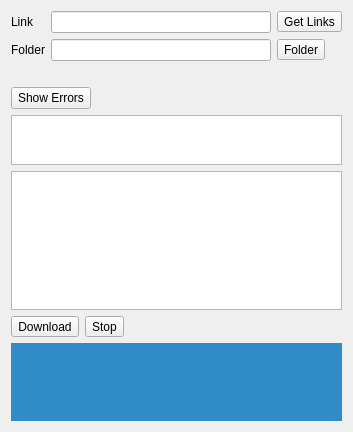
<?xml version="1.0" encoding="UTF-8"?>
<ui version="4.0">
 <class>Widget</class>
 <widget class="QWidget" name="Widget">
  <property name="geometry">
   <rect>
    <x>0</x>
    <y>0</y>
    <width>353</width>
    <height>432</height>
   </rect>
  </property>
  <property name="windowTitle">
   <string>Widget</string>
  </property>
  <layout class="QVBoxLayout" name="verticalLayout">
   <item>
    <layout class="QGridLayout" name="gridLayout">
     <item row="0" column="0">
      <widget class="QLabel" name="label">
       <property name="text">
        <string>Link</string>
       </property>
      </widget>
     </item>
     <item row="0" column="1">
      <widget class="QLineEdit" name="lineEditPath"/>
     </item>
     <item row="0" column="2">
      <widget class="QToolButton" name="toolButtonRefrech">
       <property name="text">
        <string>Get Links</string>
       </property>
      </widget>
     </item>
     <item row="1" column="0">
      <widget class="QLabel" name="label_3">
       <property name="text">
        <string>Folder</string>
       </property>
      </widget>
     </item>
     <item row="1" column="1">
      <widget class="QLineEdit" name="lineEditFder"/>
     </item>
     <item row="1" column="2">
      <widget class="QToolButton" name="toolButtonFolder">
       <property name="text">
        <string>Folder</string>
       </property>
      </widget>
     </item>
    </layout>
   </item>
   <item>
    <widget class="QLabel" name="labelInfo">
     <property name="sizePolicy">
      <sizepolicy hsizetype="Preferred" vsizetype="Fixed">
       <horstretch>0</horstretch>
       <verstretch>0</verstretch>
      </sizepolicy>
     </property>
     <property name="text">
      <string/>
     </property>
    </widget>
   </item>
   <item>
    <layout class="QHBoxLayout" name="horizontalLayout_2">
     <item>
      <widget class="QPushButton" name="pushButtonErr">
       <property name="text">
        <string>Show Errors</string>
       </property>
       <property name="checkable">
        <bool>true</bool>
       </property>
      </widget>
     </item>
     <item>
      <spacer name="horizontalSpacer">
       <property name="orientation">
        <enum>Qt::Horizontal</enum>
       </property>
       <property name="sizeHint" stdset="0">
        <size>
         <width>40</width>
         <height>20</height>
        </size>
       </property>
      </spacer>
     </item>
    </layout>
   </item>
   <item>
    <widget class="QTextEdit" name="textEditReadErr">
     <property name="sizePolicy">
      <sizepolicy hsizetype="Expanding" vsizetype="Fixed">
       <horstretch>0</horstretch>
       <verstretch>0</verstretch>
      </sizepolicy>
     </property>
     <property name="minimumSize">
      <size>
       <width>0</width>
       <height>50</height>
      </size>
     </property>
     <property name="maximumSize">
      <size>
       <width>16777215</width>
       <height>50</height>
      </size>
     </property>
    </widget>
   </item>
   <item>
    <widget class="QListWidget" name="listWidgetResult"/>
   </item>
   <item>
    <layout class="QHBoxLayout" name="horizontalLayout_3">
     <item>
      <widget class="QToolButton" name="toolButtonDownload">
       <property name="text">
        <string>Download</string>
       </property>
       <property name="toolButtonStyle">
        <enum>Qt::ToolButtonTextBesideIcon</enum>
       </property>
       <property name="arrowType">
        <enum>Qt::NoArrow</enum>
       </property>
      </widget>
     </item>
     <item>
      <widget class="QToolButton" name="toolButtonStop">
       <property name="text">
        <string>Stop</string>
       </property>
       <property name="toolButtonStyle">
        <enum>Qt::ToolButtonTextBesideIcon</enum>
       </property>
       <property name="arrowType">
        <enum>Qt::NoArrow</enum>
       </property>
      </widget>
     </item>
     <item>
      <spacer name="horizontalSpacer_2">
       <property name="orientation">
        <enum>Qt::Horizontal</enum>
       </property>
       <property name="sizeHint" stdset="0">
        <size>
         <width>326</width>
         <height>20</height>
        </size>
       </property>
      </spacer>
     </item>
    </layout>
   </item>
   <item>
    <widget class="QTextEdit" name="textEditDownload">
     <property name="maximumSize">
      <size>
       <width>16777215</width>
       <height>130</height>
      </size>
     </property>
     <property name="styleSheet">
      <string notr="true">background:palette(highlight);
color:palette(highlighted-text );</string>
     </property>
     <property name="frameShape">
      <enum>QFrame::NoFrame</enum>
     </property>
     <property name="textInteractionFlags">
      <set>Qt::TextSelectableByKeyboard|Qt::TextSelectableByMouse</set>
     </property>
    </widget>
   </item>
  </layout>
 </widget>
 <layoutdefault spacing="6" margin="11"/>
 <resources/>
 <connections/>
</ui>
